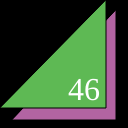
Frame 1 (no input)
Frame 60 (no input): identical to frame 1, image omitted
Frame 120 (the mouse pressed at the canvas centre since frame 60): identical to frame 1, image omitted

The p5.js sketch that drew this single still picture (run headless with seeded random() and noise() and a simulated clock; from frame 60 on, the mouse is pressed at the canvas centre):

// p5.js sketch
// ── sketch.js
function setup() {
  createCanvas(128,128);
}

function draw() {
  background(0);
  strokeWeight(1);
  fill(178, 100, 162);
  triangle(12,120,116,120,116,10);
  fill(94, 185, 84);
  triangle(0,108,106,108,106,0);
  fill(255);
  textSize(32);
  textFont("serif");
  text("46", 68, 100);
}
